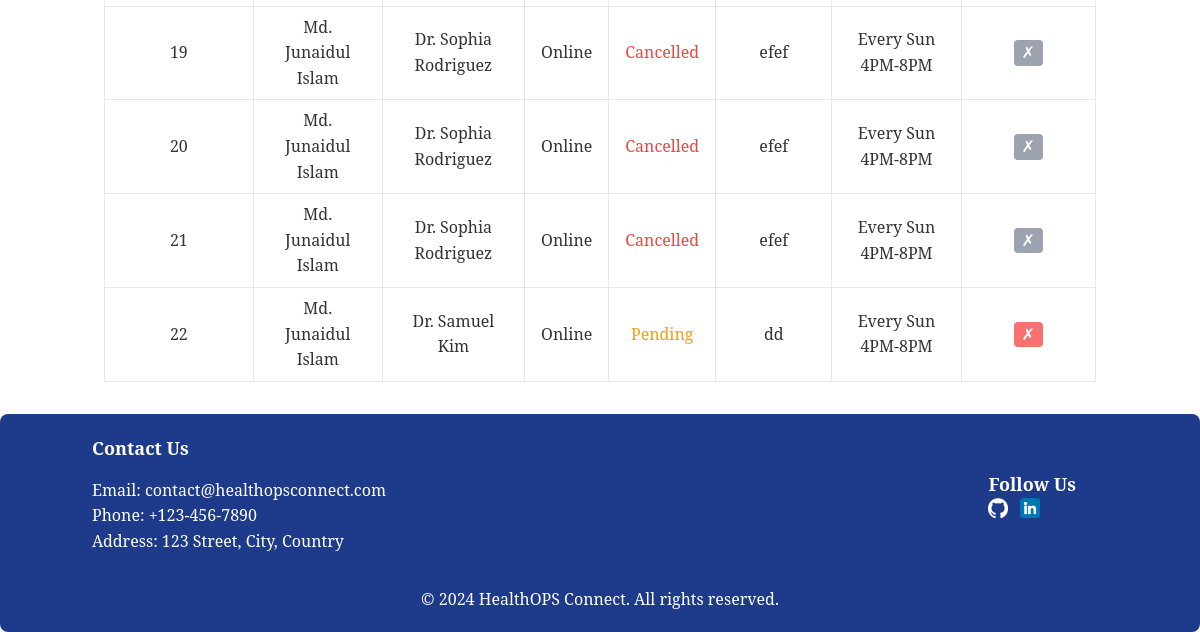
/patients/profile/ (signed in, lower part), run on an earlier commit of the app's database.
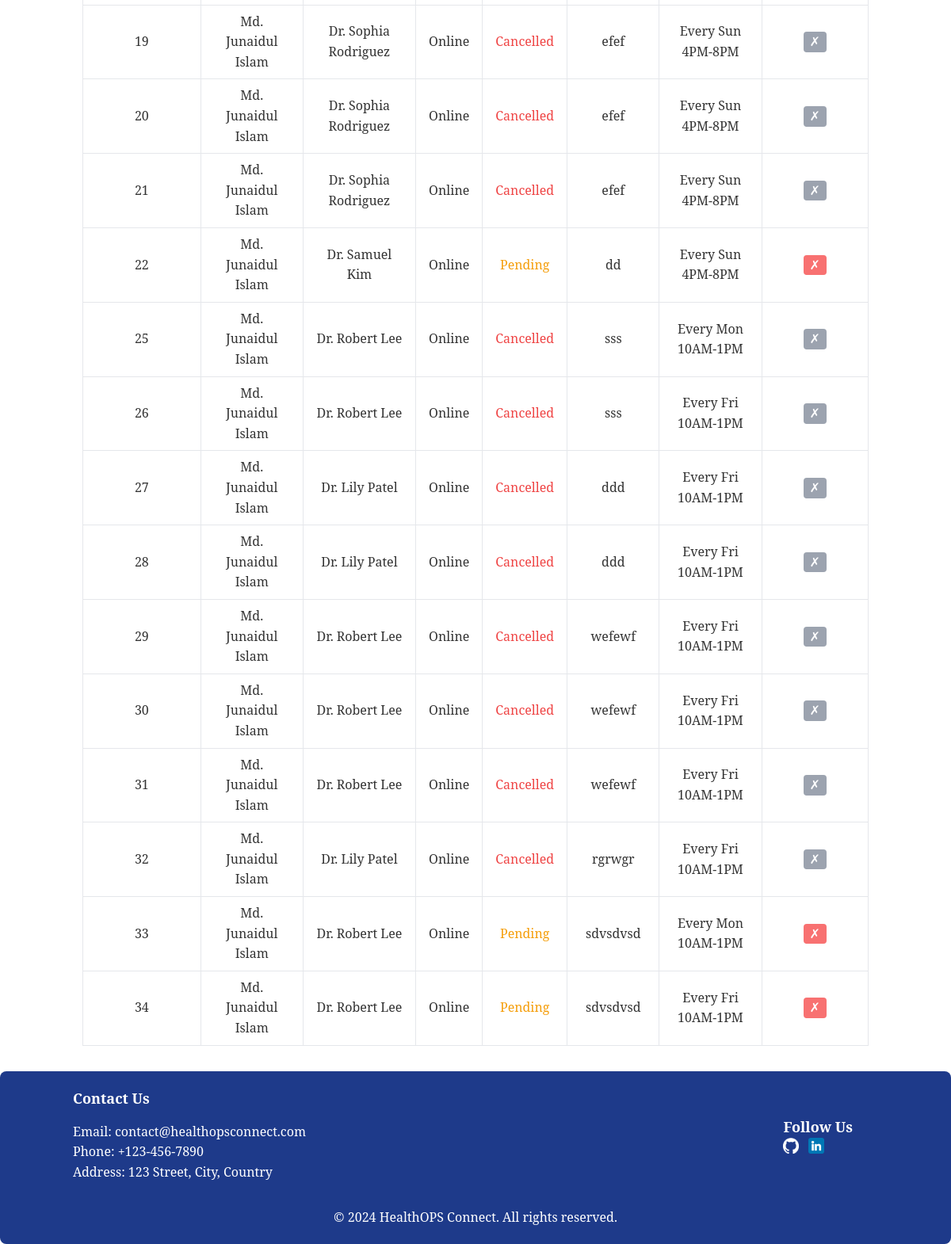
And on a later commit of the database.
### appointment/models.py (models this page shows, shortened)
class Appointment(models.Model):
    patient = models.ForeignKey(Patient, on_delete=models.CASCADE)
    doctor = models.ForeignKey(Doctor, on_delete=models.CASCADE)
    appointment_type = models.CharField(
        choices=APPOINTMENT_TYPE, max_length=10)
    appointment_status = models.CharField(
        choices=APPOINTMENT_STATUS, max_length=10, default='Pending')
    symptoms = models.TextField()
    appointment_time = models.ForeignKey(
        AvailableTime, on_delete=models.CASCADE)
    cancellation = models.BooleanField(default=False)

### patient/models.py (models this page shows)
class Patient(models.Model):
    user = models.OneToOneField(User, on_delete=models.CASCADE)
    image = models.ImageField(
        upload_to='patient/images/', default='patient/images/default.jpg')
    phone = models.CharField(max_length=11)
    user_type = models.CharField(default='Patient', max_length=10, editable=False)
    def __str__(self):
        return f"{self.user.first_name} {self.user.last_name}"

### doctor/models.py (models this page shows)
class Doctor(models.Model):
    user = models.OneToOneField(User, on_delete=models.CASCADE)
    image = models.ImageField(
        upload_to='doctor/media/uploads/', default='doctor/media/uploads/default.jpg')
    designation = models.ManyToManyField(Designation)
    expertise = models.ManyToManyField(Expertise)
    available_time = models.ManyToManyField(AvailableTime)
    fee = models.IntegerField()
    meet_link = models.URLField(max_length=200)
    user_type = models.CharField(
        default='Doctor', max_length=10, editable=False)
    def __str__(self):
        return f"Dr. {self.user.first_name} {self.user.last_name}"

class AvailableTime(models.Model):
    name = models.CharField(max_length=100)
    def __str__(self):
        return self.name

### patient/views.py (the view)
# urls.py: path('profile/', PatientProfileView.as_view(), name='patient_profile'),
class PatientProfileView(LoginRequiredMixin, ListView):
    model = Appointment
    template_name = 'patient_profile.html'
    context_object_name = 'appointments'
    def get_context_data(self, **kwargs):
        context = super().get_context_data(**kwargs)
        context['completed'] = Appointment.objects.filter(
            patient=self.request.user.patient, appointment_status='Completed').count()
        return context
    def get_queryset(self):
        return Appointment.objects.filter(patient=self.request.user.patient)

### patient/templates/patient_profile.html (shortened to what this page needs)
{% extends 'base.html' %}
{%block content %}
<div class="container mx-auto px-4 py-8 text-center">
    <div class="overflow-x-auto">
        <table class="table-auto border-collapse border border-gray-400 w-full">
            <tbody>
                {% for appointment in appointments %}
                <tr>
                    <td class="border px-4 py-2">{{ appointment.id }}</td>
                    <td class="border px-4 py-2">{{ appointment.patient }}</td>
                    <td class="border px-4 py-2">{{ appointment.doctor }}</td>
                    <td class="border px-4 py-2">
                        {{ appointment.get_appointment_type_display }}
                    </td>
                    <td class="border px-4 py-2">
                        {% if appointment.appointment_status == 'Pending' %}
                        <span class="text-yellow-500">{{ appointment.get_appointment_status_display }}</span>
                        {% elif appointment.appointment_status == 'Running' %}
                        <span class="text-green-500">{{ appointment.get_appointment_status_display }}</span>
                        {% elif appointment.appointment_status == 'Completed' %}
                        <span class="text-blue-500">{{ appointment.get_appointment_status_display }}</span>
                        {% else %}
                        <span class="text-red-500">{{ appointment.get_appointment_status_display }}</span>
                        {% endif %}
                    </td>
                    <td class="border px-4 py-2">{{ appointment.symptoms }}</td>
                    <td class="border px-4 py-2">
                        {{ appointment.appointment_time }}
                    </td>
                    <td class="border px-4 py-2">
                        {% if appointment.appointment_status == 'Pending' %}
                        <form action="{% url 'cancel_appointment' appointment.id %}" method="post">
                            <button type="submit" class="bg-red-400 hover:bg-red-500 text-white px-2 rounded">
                                ✗
                            </button>
                        </form>
                        {% else %}
                        <button class="bg-gray-400 text-white px-2 rounded" disabled>
                            ✗
                        </button>
                        {% endif %}
                    </td>
                </tr>
                {% empty %}
                <tr>
                    <td colspan="8" class="border px-4 py-2">
                        No appointments found.
                    </td>
                </tr>
                {% endfor %}
            </tbody>
        </table>
    </div>
</div>
{% endblock %}

What changed in the data, as far as the page shows it:
added Appointment: id "25", patient "Md. Junaidul Islam", doctor "Dr. Robert Lee", appointment_type "Online", appointment_status "Cancelled", symptoms "sss", appointment_time "Every Mon 10AM-1PM"
added Appointment: id "26", patient "Md. Junaidul Islam", doctor "Dr. Robert Lee", appointment_type "Online", appointment_status "Cancelled", symptoms "sss", appointment_time "Every Fri 10AM-1PM"
added Appointment: id "27", patient "Md. Junaidul Islam", doctor "Dr. Lily Patel", appointment_type "Online", appointment_status "Cancelled", symptoms "ddd", appointment_time "Every Fri 10AM-1PM"
added Appointment: id "28", patient "Md. Junaidul Islam", doctor "Dr. Lily Patel", appointment_type "Online", appointment_status "Cancelled", symptoms "ddd", appointment_time "Every Fri 10AM-1PM"
added Appointment: id "29", patient "Md. Junaidul Islam", doctor "Dr. Robert Lee", appointment_type "Online", appointment_status "Cancelled", symptoms "wefewf", appointment_time "Every Fri 10AM-1PM"
added Appointment: id "30", patient "Md. Junaidul Islam", doctor "Dr. Robert Lee", appointment_type "Online", appointment_status "Cancelled", symptoms "wefewf", appointment_time "Every Fri 10AM-1PM"
added Appointment: id "31", patient "Md. Junaidul Islam", doctor "Dr. Robert Lee", appointment_type "Online", appointment_status "Cancelled", symptoms "wefewf", appointment_time "Every Fri 10AM-1PM"
added Appointment: id "32", patient "Md. Junaidul Islam", doctor "Dr. Lily Patel", appointment_type "Online", appointment_status "Cancelled", symptoms "rgrwgr", appointment_time "Every Fri 10AM-1PM"
added Appointment: id "33", patient "Md. Junaidul Islam", doctor "Dr. Robert Lee", appointment_type "Online", appointment_status "Pending", symptoms "sdvsdvsd", appointment_time "Every Mon 10AM-1PM"
added Appointment: id "34", patient "Md. Junaidul Islam", doctor "Dr. Robert Lee", appointment_type "Online", appointment_status "Pending", symptoms "sdvsdvsd", appointment_time "Every Fri 10AM-1PM"
